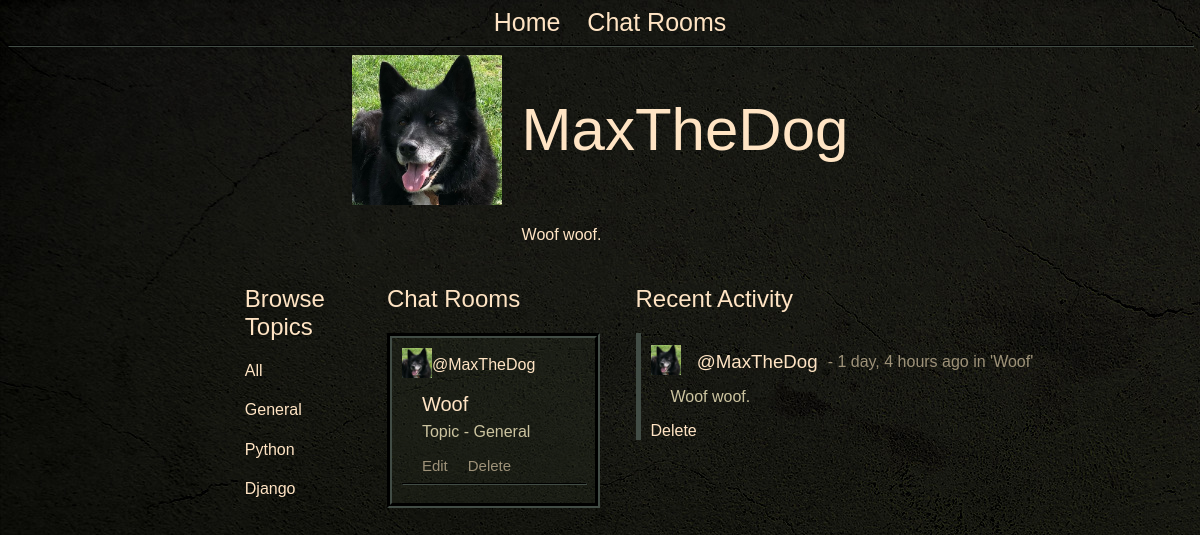
The app's page /profile/2 (signed in) with its own data.
### chat/models.py (models this page shows, shortened)
class Profile(models.Model):
    user = models.OneToOneField(User, null=True, on_delete=models.CASCADE)
    bio = models.TextField()
    profile_pic = models.ImageField(null=True, blank=True, upload_to='images/')

class Topic(models.Model):
    name = models.CharField(max_length=200)
    def __str__(self):
        return self.name

class ChatRoom(models.Model):
    host = models.ForeignKey(User, on_delete=models.SET_NULL, null=True)
    topic = models.ForeignKey(Topic, on_delete=models.SET_NULL, null=True)
    name = models.CharField(max_length=25)
    description = models.TextField(blank=True, null=True)
    created = models.DateTimeField(auto_now=True)
    updated = models.DateTimeField(auto_now_add=True)
    class Meta:
        ordering = ['-updated', '-created']
    def __str__(self):
        return self.name

class Messages(models.Model):
    user = models.ForeignKey(User, on_delete=models.CASCADE)
    room = models.ForeignKey(ChatRoom, on_delete=models.CASCADE)
    body = models.TextField()
    created = models.DateTimeField(auto_now=True)
    updated = models.DateTimeField(auto_now_add=True)

### chat/views.py (the view)
# urls.py: path('profile/<str:pk>', views.user_profile, name='user_profile'),
def user_profile(request, pk):
    user = User.objects.get(id=pk)
    chatrooms = user.chatroom_set.all()
    chat_messages = user.messages_set.all()
    topics = Topic.objects.all()
    context = {'user': user, 'chatrooms': chatrooms, 'chat_messages': chat_messages, 'topics': topics}
    return render(request, 'chat/profile.html', context)

### chat/templates/chat/profile.html
{% extends 'home.html' %}
{% load static %}
{% block content %}
<div class="profile_header">
        <div class="profile_pic">
        {% if user.profile.profile_pic %}
            <div class="chat_room_host_img"><img src="{{user.profile.profile_pic.url}}" height="150"></div>
        {% else %}
            <div class="chat_room_host_img">
                <img src="{% static '/images/avatar.png' %}" height="150">
            </div>
        {% endif %}
        </div>
        <div class="profile_name"><h1>{{user.username}}</h1></div>
        <div class="profile_bio"><h4>{{user.profile.bio}}</h4></div>
    </div>
<div class="profile_wrapper">
    <div class="profile_topics">
        {% include 'chat/topics.html' %}
    </div>
    <div class="profile_feed">
        <h2>Chat Rooms</h2>
        <div class="chat_rooms_border">
            {% include 'chat/feed.html' %}
        </div>
    </div>
    <div class="profile_activity">
        {% include 'chat/activity.html' %}
    </div>
</div>
{% endblock content %}

### chat/templates/chat/topics.html
<h2> Browse Topics</h2>
<div>
    <a href="{% url 'chat' %}"><h4>All</h4></a>
</div>
{% for topic in topics %}
    <div>
        <a href="{% url 'chat' %}?q={{topic.name}}"><h4>{{topic}}</h4></a>
    </div>
{% endfor %}

### chat/templates/chat/feed.html
{% load static %}
{% for room in chatrooms %}
<div class="chat_room_host">
    {% if room.host.profile.profile_pic %}
        <div class="chat_room_host_img"><img src="{{room.host.profile.profile_pic.url}}" height="30"></div>
    {% else %}
        <div class="chat_room_host_img">
            <img src="{% static '/images/avatar.png' %}" height="30">
        </div>
    {% endif %}
    <div class="chat_room_host_name"><a href="{% url 'user_profile' room.host.id %}">@{{room.host}}</a></div>
</div>
<div class="chat_room_name">
    <a href="{% url 'room' room.id %}"><h4>{{room.name}}</h4></a>
</div>
<p>
    Topic - {{room.topic}}
</p>
<div class="room_buttons">
    <div class="room_button_align">
        <div class="room_button"><a href="{% url 'update_room' room.id %}">Edit</a><a href="{% url 'delete_room' room.id %}">Delete</a></div>
    </div>
    <hr>
</div>
{% endfor %}

### chat/templates/chat/activity.html
{% load static %}
<h2>Recent Activity</h2>
    {% for mess in chat_messages|slice:":10" %}
        <div>
            <div class="message">
                {% if mess.user.profile.profile_pic %}
                <div class="mess_img"><img src="{{mess.user.profile.profile_pic.url}}" height="30"></div>
                {% else %}
                <div class="chat_room_host_img">
                    <img src="{% static '/images/avatar.png' %}" height="30">
                </div>
                {% endif %}
                <div class="mess_head"><a href="{% url 'user_profile' mess.user.id %}"><h3>@{{mess.user}}</h3></a></div>
                <div class="mess_date"> - {{mess.created|timesince}} ago in '{{mess.room}}'</div>
                <div class="mess_body"><p>{{mess.body}}</p></div>
                <div class="mess_del">
                    {% if request.user == mess.user %}
                        <a href="{% url 'delete_message' mess.id %}">Delete</a>
                    {% endif %}
                </div>
            </div>
        </div>
    {% endfor %}

### static/css/styles.css (style rules this page uses)
html body { height: 100%; background-image: url('../images/main_bg.jpg'); }
p, li { color: rgb(204, 196, 160); font-family: Geneva, sans-serif; font-weight: lighter; margin-left: 20px; margin-right: 20px; }
a:link { font-family: Geneva, sans-serif; font-weight: lighter; text-decoration: none; color:bisque; }
hr { width: 100%; border-color: rgb(66, 77, 70); }
h1 { font-family: Geneva, sans-serif; font-weight: lighter; color:bisque; }
h2 { font-family: Geneva, sans-serif; font-weight: lighter; color:bisque; }
h3 { font-family: Geneva, sans-serif; font-weight: lighter; color:bisque; }
h4 { font-family: Geneva, sans-serif; font-weight: lighter; color:bisque; }
.chat_rooms_border { border-color: rgb(66, 77, 70); background-color: rgb(41, 46, 34, 0.3); border-style: groove; border-width: 5px; grid-column: 1; padding: 10px; }
.chat_room_host { display: grid; grid-template-columns: max-content; }
.chat_room_host_img { grid-column: 1; align-self: center; }
.chat_room_host_name { grid-column: 2; align-self: center; }
.chat_room_name { margin-left: 20px; margin-right: 20px; font-size: 20px; margin-top: -15px; margin-bottom: -20px; }
.message { border-color: rgb(66, 77, 70); border-style: solid; border-width: 5px; border-right: 0px; border-top: 0px; border-bottom: 0px; display: grid; grid-template-columns: min-content; margin-top: 5px; margin-bottom: 10px; padding-left: 10px; justify-content: start; }
.mess_img { grid-column: 1; grid-row: 1; align-self: center; width: 40px }
.mess_head { grid-column: 2; grid-row: 1; width: fit-content }
.mess_date { grid-column: 3; grid-row: 1; margin-left: 10px; font-family: Geneva, sans-serif; font-weight: lighter; color:rgb(158, 146, 121); align-self: center; width: max-content; }
.mess_body { grid-column: 1 / span 4; grid-row: 2; margin-top: -20px; }
.mess_del { grid-column: 1; grid-row: 3; }
.room_buttons { display: grid; }
.room_button a:link { font-size: 15px; color:rgb(158, 146, 121); display: inline-block; margin-left: 20px; }
.profile_wrapper { margin-left: 20%; margin-right: 20%; display: grid; grid-template-columns: 20% 30% 5% 45%; }
.profile_header { margin-left: 35%; margin-right: 35%; display: grid; justify-content: center; }
.profile_pic { grid-column: 1; grid-row: 1 / span 2; margin-right: 20px; }
.profile_name { grid-column: 2; grid-row: 1; font-size: 30px; }
.profile_topics { grid-column: 1; }
.profile_feed { grid-column: 2; }
.profile_activity { grid-column: 4; }

### records on screen
Topic: name "General"
Topic: name "Python"
Topic: name "Django"
ChatRoom: host.profile.profile_pic (picture), host "MaxTheDog", name "Woof", topic "General"
Messages: user.profile.profile_pic (picture), user "MaxTheDog", created "1 day, 4 hours", room "Woof", body "Woof woof.", shows "Delete"

### other values on screen
{{ user.username }} "MaxTheDog"
{{ user.profile.bio }} "Woof woof."
